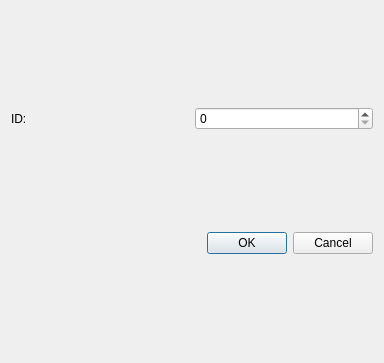
<?xml version="1.0" encoding="UTF-8"?>
<ui version="4.0">
 <class>Dialog</class>
 <widget class="QDialog" name="Dialog">
  <property name="geometry">
   <rect>
    <x>0</x>
    <y>0</y>
    <width>384</width>
    <height>363</height>
   </rect>
  </property>
  <property name="windowTitle">
   <string>Dialog</string>
  </property>
  <layout class="QGridLayout" name="gridLayout">
   <item row="0" column="0">
    <layout class="QHBoxLayout" name="horizontalLayout">
     <item>
      <widget class="QLabel" name="label">
       <property name="text">
        <string>ID:</string>
       </property>
      </widget>
     </item>
     <item>
      <widget class="QSpinBox" name="spinBox"/>
     </item>
    </layout>
   </item>
   <item row="1" column="0">
    <widget class="QDialogButtonBox" name="buttonBox">
     <property name="orientation">
      <enum>Qt::Horizontal</enum>
     </property>
     <property name="standardButtons">
      <set>QDialogButtonBox::Cancel|QDialogButtonBox::Ok</set>
     </property>
    </widget>
   </item>
  </layout>
 </widget>
 <resources/>
 <connections>
  <connection>
   <sender>buttonBox</sender>
   <signal>accepted()</signal>
   <receiver>Dialog</receiver>
   <slot>accept()</slot>
   <hints>
    <hint type="sourcelabel">
     <x>248</x>
     <y>254</y>
    </hint>
    <hint type="destinationlabel">
     <x>157</x>
     <y>274</y>
    </hint>
   </hints>
  </connection>
  <connection>
   <sender>buttonBox</sender>
   <signal>rejected()</signal>
   <receiver>Dialog</receiver>
   <slot>reject()</slot>
   <hints>
    <hint type="sourcelabel">
     <x>316</x>
     <y>260</y>
    </hint>
    <hint type="destinationlabel">
     <x>286</x>
     <y>274</y>
    </hint>
   </hints>
  </connection>
 </connections>
</ui>
